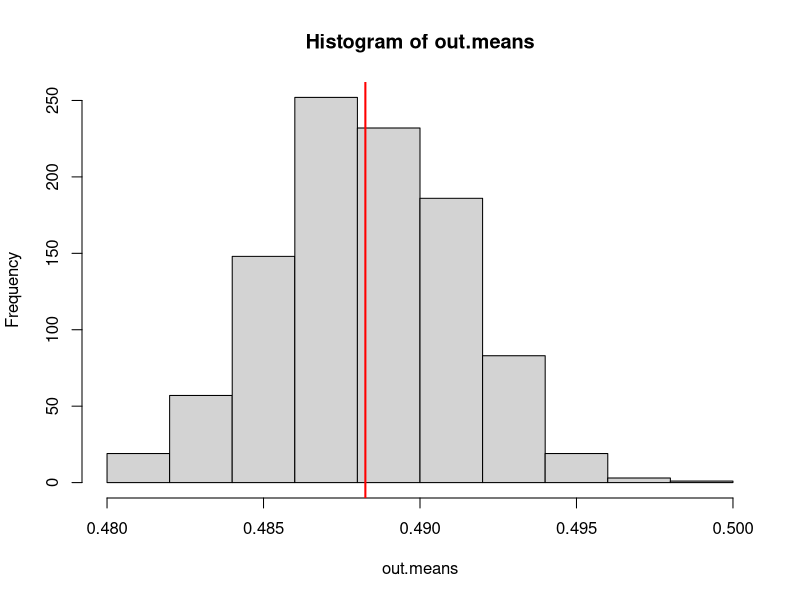
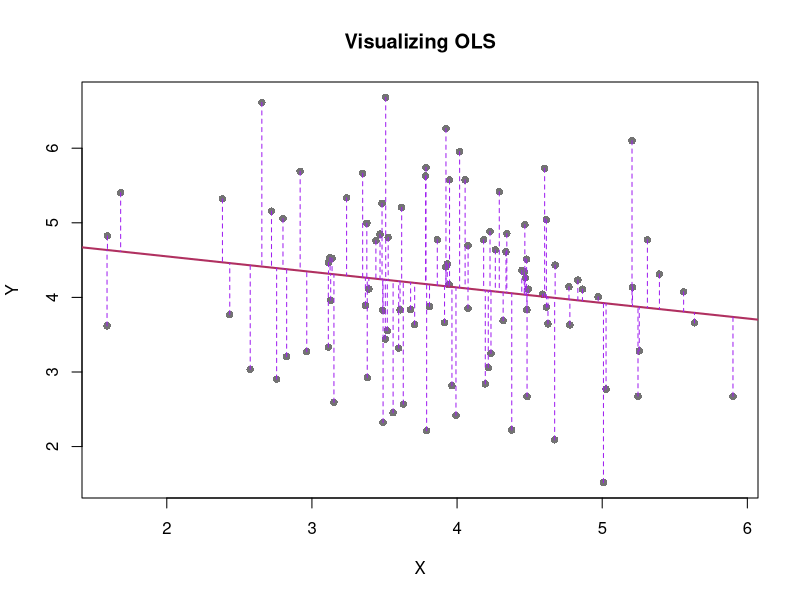
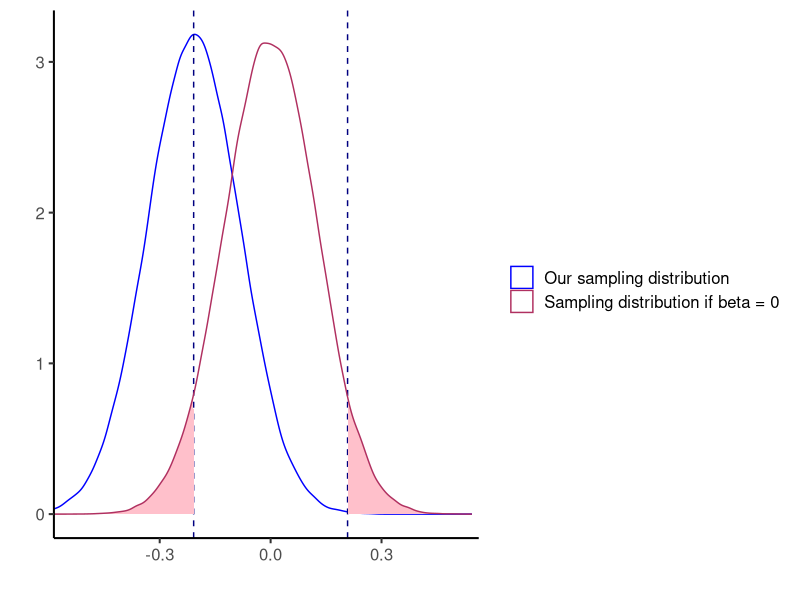

Write the R code that produced these figures, in order.
## ---- chunk 1
#| echo: true
#| warning: false
#| code-fold: true
#| code-summary: "Show code"

brex <- read.csv(here::here("./slides/code/BES.csv"))
str(brex)
table(brex$vote, useNA = "always")
brex$exit <- ifelse(brex$vote=="leave", 1, 
                ifelse(brex$vote == "stay", 0, NA))
prop.table(table(brex$exit))*100
## ---- chunk 2
brex <- dplyr::filter(brex, is.na(exit)==F)
(phat <- mean(brex$exit, na.rm =T))

## ---- chunk 3
#| echo: true
#| warning: false
#| code-fold: true
#| centering: true
#| code-summary: "Show code"

require(tidyverse)
set.seed(7)

out.means <- c()
for (i in 1:1000) {
  temp_dat <- sample_n(brex, nrow(brex), replace = T)
  out.means[i] <- mean(temp_dat$exit, na.rm = T)
  rm(temp_dat)
}

hist(out.means)
abline(v = mean(out.means), col = "red", lwd = 2, add = T)
## ---- chunk 4
#| echo: true
#| warning: false
#| code-fold: true
#| code-summary: "Show code"

# standard deviation of the sampling distribution computed with the formula
se <- round(sqrt(var(brex$exit, na.rm = T)/nrow(brex)),3)
# An analytic solution to the confidence interval
(ci_95 <- c(phat - (1.96*se), phat + (1.96*se)))
# We can check that it's the same as the interval that leave 95% of the mass inside
# of the sampling distribution 
quantile(out.means, c(.025, .975))
## ---- chunk 5
#| echo: true
#| warning: false
#| code-fold: false
#| code-summary: "Show code"

# Simulated data
set.seed(8)
# TRUE alpha and beta
alpha <- 5
beta <- -.216
x <- rnorm(100, 4, .8) # 
error <- rnorm(100, 0, 1)
# relationship is linear by construction because I'm simulation god!!
y <- alpha + (beta*x) + error

## ---- chunk 6
#| echo: true
#| warning: false
#| code-fold: true
#| code-summary: "Show code"

# Fit linear model
model <- lm(y ~ x)
# Predict $y_hat$ or the expected y given the model and x
y_pred <- predict(model)
# Plot the data
plot(x, y, main="Visualizing OLS", xlab="X", ylab="Y", pch=16, col="gray45")
# Add best fit line
abline(model, col="maroon", lwd=2)
# Draw vertical lines showing each prediction error
segments(x, y, x, y_pred, col="purple", lty=2)

## ---- chunk 7
summary(model)
(beta_hat <- coefficients(model)[2])
(se_beta <- summary(model)$coefficients[2, "Std. Error"])
## ---- chunk 8

#| echo: true
#| warning: false
#| code-fold: true
#| centering: true
#| code-summary: "Show code"

x1 <- rnorm(100000, mean = beta_hat, sd = se_beta)
x2 <- rnorm(100000, mean = 0, sd = se_beta)

density_data <- density(x2)
   density_df <- data.frame(x = density_data$x, y = density_data$y)
shade_region <- density_df %>% filter(x < beta_hat)
shade_region2 <- density_df %>% filter(x > -1*beta_hat)

 ggplot() + 
  geom_density(aes(x = x1, color = "Our sampling distribution")) +
  geom_vline(aes(xintercept = beta_hat), linetype = "dashed", color = "navy") + 
  geom_vline(aes(xintercept = -beta_hat), linetype = "dashed", color = "navy") + 
  geom_area(data = shade_region, aes(x = x, y = y), fill = "pink") +
  geom_area(data = shade_region2, aes(x = x, y = y), fill = "pink") +
  geom_density(aes(x = x2, color = "Sampling distribution if beta = 0")) + 
  theme_classic(base_size = 15) +
  scale_color_manual(values = c("blue", "maroon")) +
  labs(color = "", y = "", x ="" ) +
  coord_cartesian(xlim = c(min(x2), max(x2)))

## ---- chunk 9
#| echo: true
#| warning: false
#| code-fold: true
#| centering: true
#| code-summary: "Show code"

summary(model)

